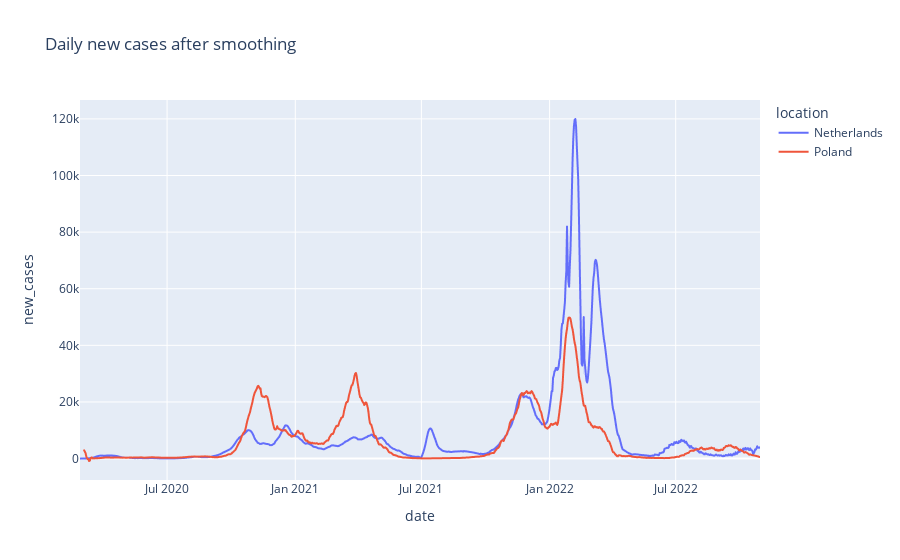

The cell this chart's notebook holds for it:
### Markdown cell above
#### 2.1.4 Smooth the covid data with Savitzky-Golay filter

### Code cell
# use Savitzky-Golay filter to smooth the eliminate the noices in the covid data

# create a container
df_covid_smoothed = pd.DataFrame()
df_covid_smoothed['location'] = df_covid_filled['location']

# loop over columns
for (columnName, columnData) in df_covid_filled.iloc[:, 1:].iteritems():
    df_covid_smoothed[columnName] = savgol_filter(columnData, 25, 4)

# check smothing quality
fig = px.line(df_covid_smoothed, y='new_cases', color='location', title='Daily new cases after smoothing')
fig.show()

### Figure 1 — Plotly figure (JSON) as saved in the notebook; plotly's stock layout.template omitted (floating-point values rounded to 4 significant figures; data arrays with more than 128 entries replaced by an {"elided": "..."} marker saying what was removed)
{"data": [{"hovertemplate": "location=Netherlands<br>date=%{x}<br>new_cases=%{y}<extra></extra>", "legendgroup": "Netherlands", "line": {"color": "#636efa", "dash": "solid"}, "marker": {"symbol": "circle"}, "mode": "lines", "name": "Netherlands", "showlegend": true, "type": "scattergl", "x": {"elided": "977 str values"}, "xaxis": "x", "y": {"elided": "977 float values"}, "yaxis": "y"}, {"hovertemplate": "location=Poland<br>date=%{x}<br>new_cases=%{y}<extra></extra>", "legendgroup": "Poland", "line": {"color": "#EF553B", "dash": "solid"}, "marker": {"symbol": "circle"}, "mode": "lines", "name": "Poland", "showlegend": true, "type": "scattergl", "x": {"elided": "971 str values"}, "xaxis": "x", "y": {"elided": "971 float values"}, "yaxis": "y"}], "layout": {"legend": {"title": {"text": "location"}, "tracegroupgap": 0}, "title": {"text": "Daily new cases after smoothing"}, "xaxis": {"anchor": "y", "domain": [0, 1], "title": {"text": "date"}}, "yaxis": {"anchor": "x", "domain": [0, 1], "title": {"text": "new_cases"}}}}
